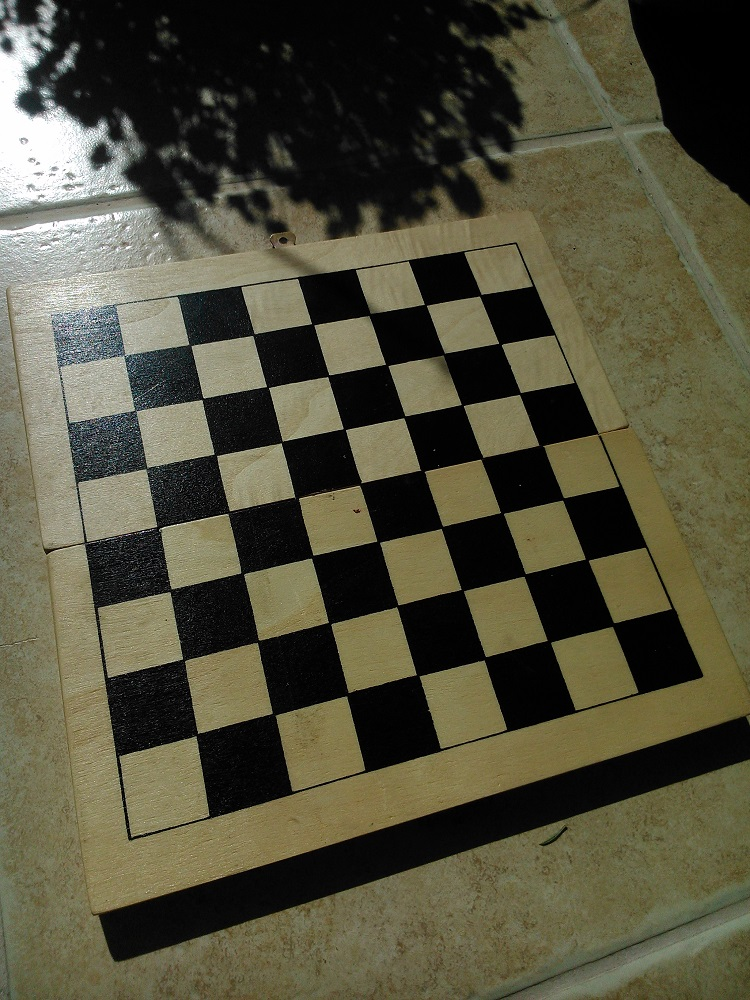
#> input picture reka_1.jpg, 750 x 1000 px
$ python method2_find_corners.py
#> lines starting #> are read from the running program, lines starting #| are printed output that depends on the picture
import cv2
import numpy as np

filename = 'reka_1.jpg'
img=cv2.imread(filename)
#> img is the input picture: shape (1000, 750, 3); mean B, G, R 59.5, 79.4, 81.8

x=3

gray = cv2.cvtColor(img,cv2.COLOR_BGR2GRAY)
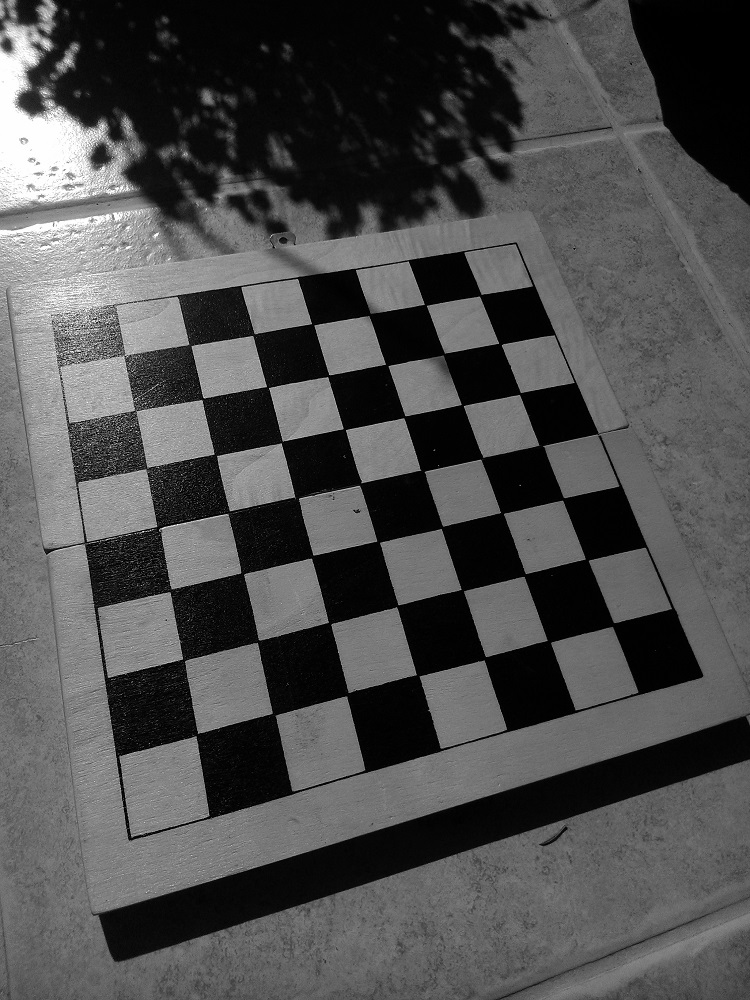
#> gray: shape (1000, 750); min 0, max 255, mean 77.8
ret, corners = cv2.findChessboardCorners(gray, (x,x),None)
#> ret = False; corners = None
print (corners)
#| None
if ret == True:
	print (222)
img = cv2.drawChessboardCorners(img, (x,x), corners,ret)
cv2.imshow('chessboardcorners',img)

if cv2.waitKey(0) & 0xff == 27:
#> (key Esc is pressed here)
	cv2.destroyAllWindows()

$ run again, with green_board_1.jpg copied over reka_1.jpg
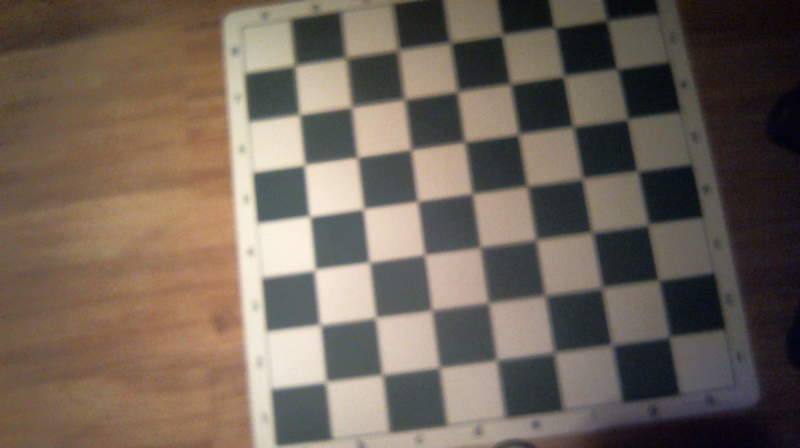
#> input picture green_board_1.jpg, 1600 x 896 px (shown at 1/2 size)
#> img is the input picture: shape (896, 1600, 3); mean B, G, R 88.8, 100.2, 112.6
#> `gray = cv2.cvtColor(img,cv2.COLOR_BGR2GRAY)`:
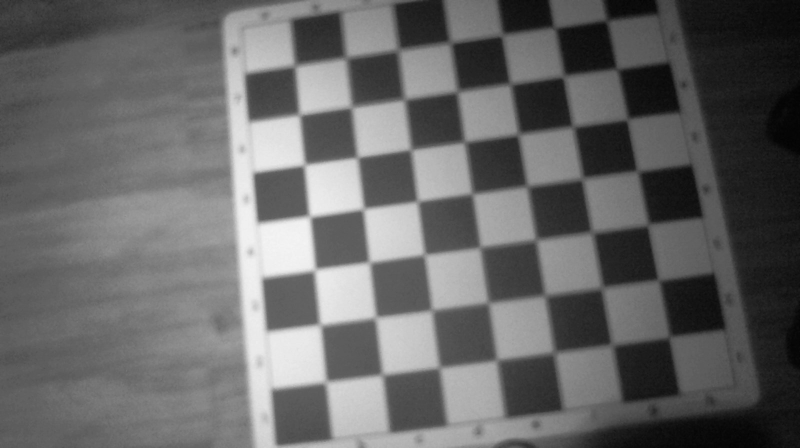
#> gray: shape (896, 1600) (shown at 1/2 size); min 1, max 245, mean 102.6
#> ret = False; corners = None
#| None

$ run again, with green_board_3.jpg copied over reka_1.jpg
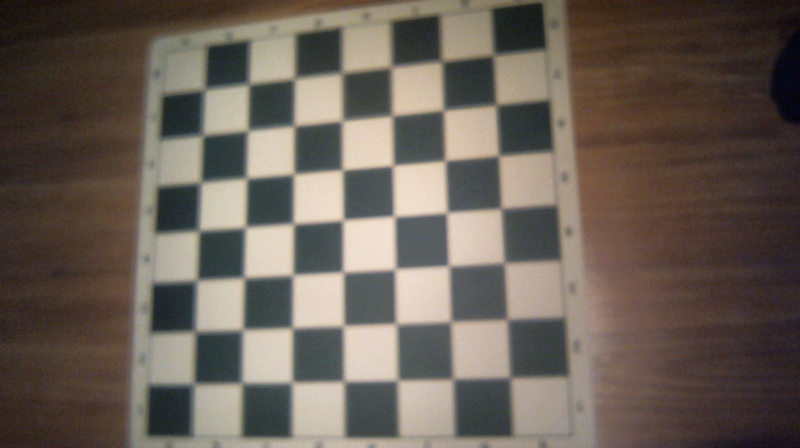
#> input picture green_board_3.jpg, 1600 x 896 px (shown at 1/2 size)
#> img is the input picture: shape (896, 1600, 3); mean B, G, R 87, 96, 106.3
#> `gray = cv2.cvtColor(img,cv2.COLOR_BGR2GRAY)`:
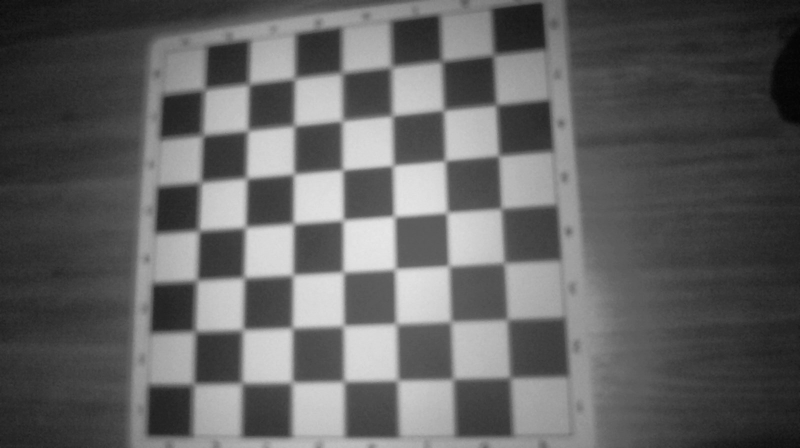
#> gray: shape (896, 1600) (shown at 1/2 size); min 3, max 232, mean 98.1
#> ret = False; corners = None
#| None
